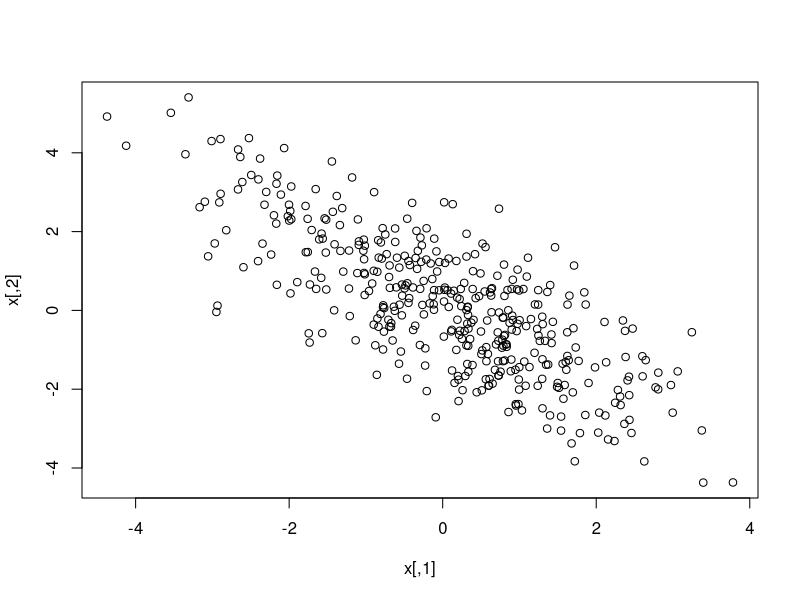
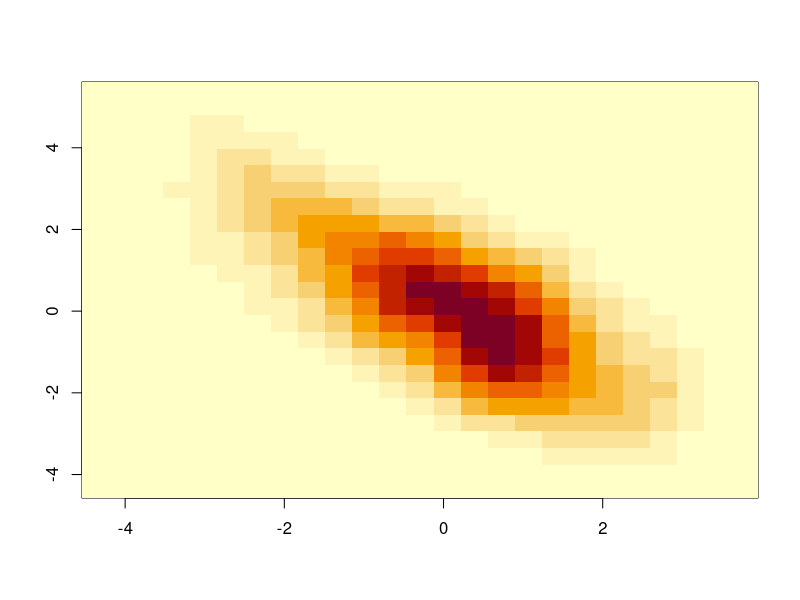
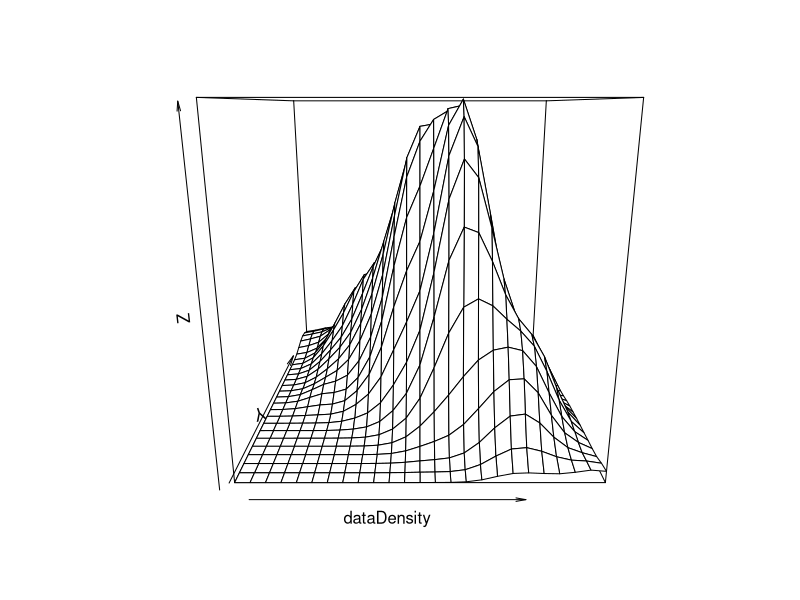
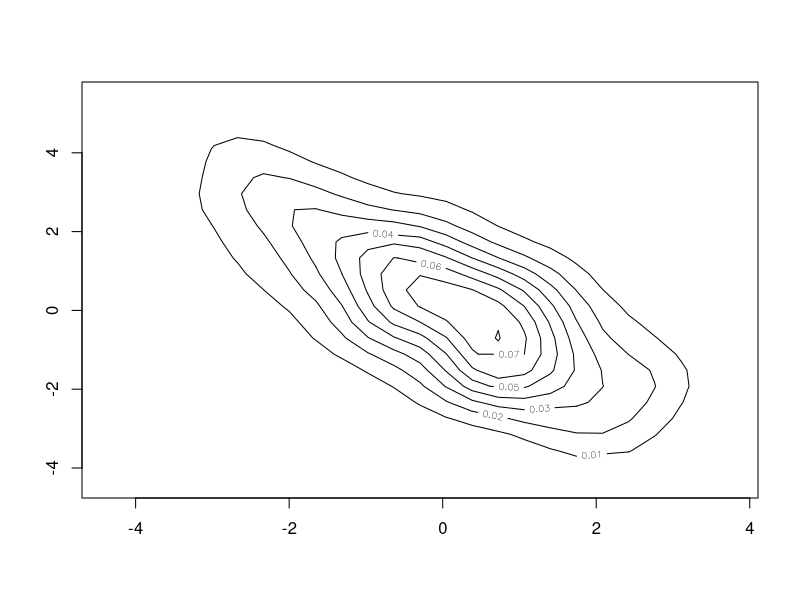
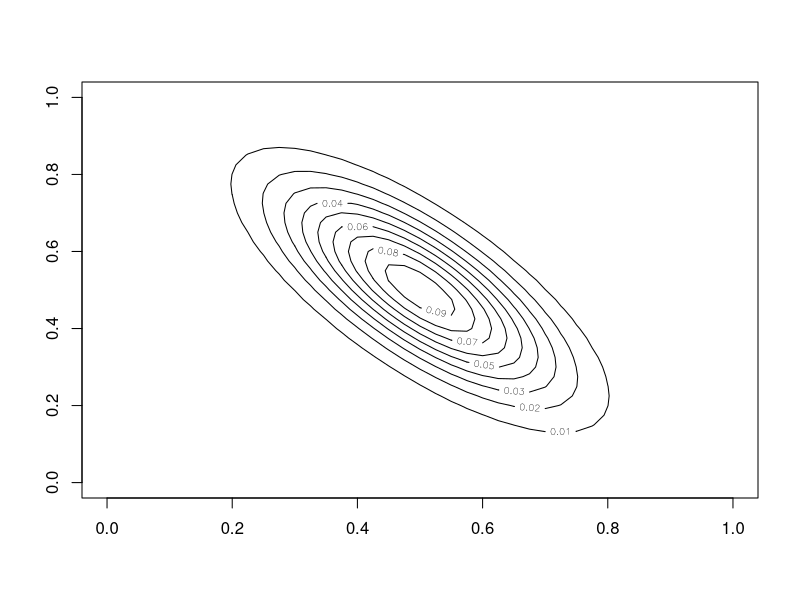
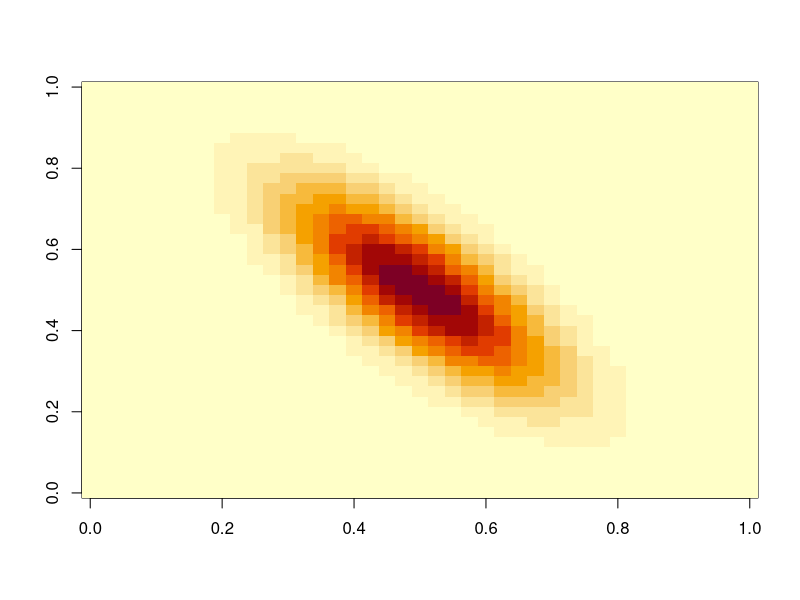
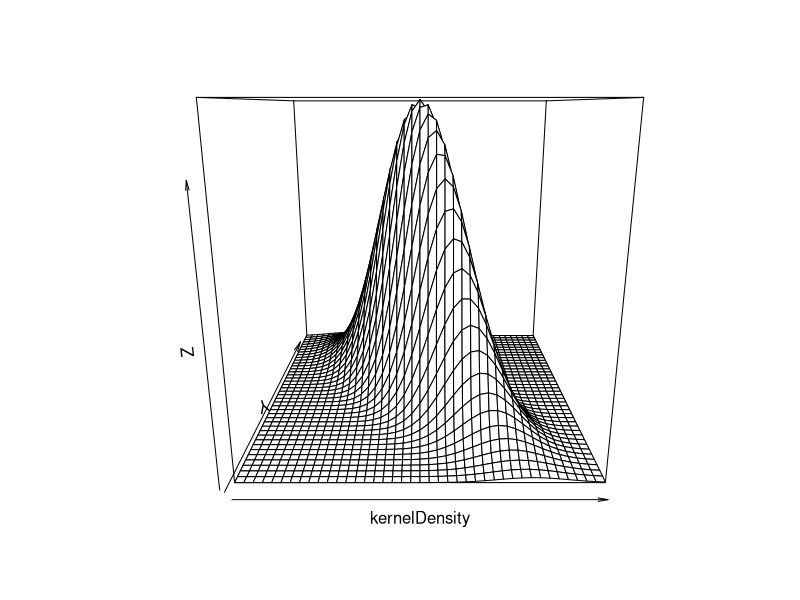

These figures' R source, in order:
library(MASS)

getCorrelationCoefficient = function(xr, xs) {
  result = cov(xr, xs) / sqrt(cov(xr, xr) * cov(xs, xs))
  
  return(result)
}

#x is an n by p matrix, mu should be 1 by p, szigma is p by p. 
gaussianDensity = function(x,mu,szigma) { 
  p = dim(szigma)[1]; 
  return( diag( 1/( (2*pi)^(p/2) * det(szigma)^(1/2) ) * exp( (-1/2)* (x-mu)%*%solve(szigma)%*%t(x-mu) ) ) ) 
  # constant so far #this gives a huge matrix but we only need the diagonals 
}

p = 2
variances = c(2.0, 3.0)
means = c(0, 0)
covarianceMatrix = matrix(c(2, -1.83,-1.83, 3), nrow = 2)
correlation_coefficient = -0.75
n = 400

x = mvrnorm(n = n, mu = means, Sigma = covarianceMatrix)
plot(x)
cor(x[,1], x[,2])
cov(x[,1], x[,2])

#b)
dataDensity = kde2d(x[,1], x[,2])
image(dataDensity)
persp(dataDensity)
contour(dataDensity)

#c)
grid = as.matrix(expand.grid(0.25 * (-20:20), 0.25 * (-20:20)))
matrix = c()

groundTruthDensity = gaussianDensity(grid,means,covarianceMatrix)
kernelDensity = matrix(groundTruthDensity,nrow = 41)

contour(kernelDensity)
image(kernelDensity)
persp(kernelDensity)
